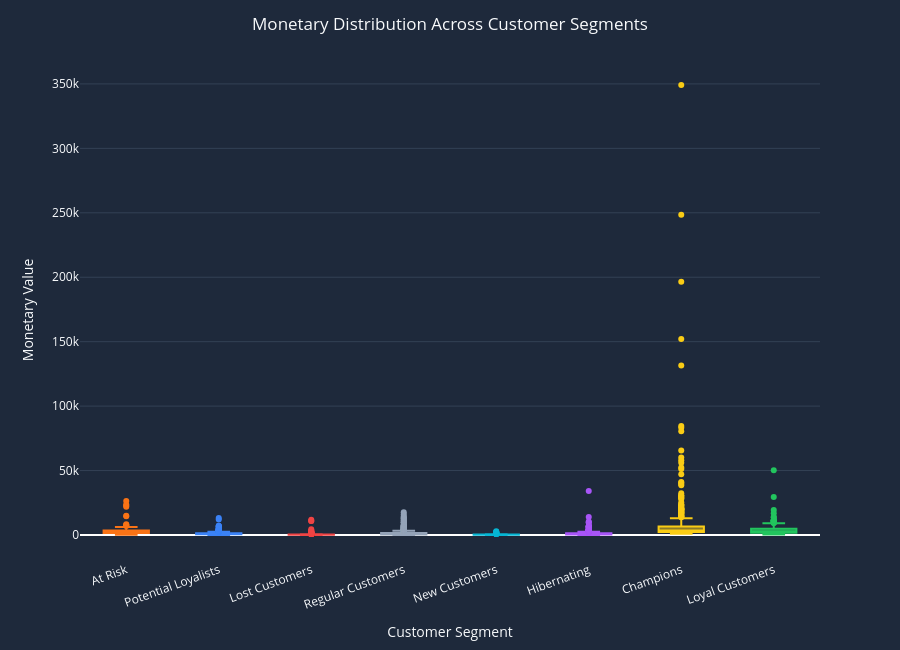

This figure's notebook cell:
### Code cell
# ==========================================
# Monetary Distribution by Segment
# ==========================================

box_fig = px.box(

    df,

    x="Segment",

    y="Monetary",

    color="Segment",

    color_discrete_map=SEGMENT_COLORS,

    points="outliers"

)

box_fig.update_traces(

    hovertemplate=

    "<b>%{x}</b><br>" +

    "Monetary : ₹ %{y:,.0f}<extra></extra>"

)

box_fig.update_layout(

    title="Monetary Distribution Across Customer Segments",

    title_x=0.5,

    paper_bgcolor=CARD,

    plot_bgcolor=CARD,

    font_color=TEXT,

    height=650,

    showlegend=False,

    xaxis_title="Customer Segment",

    yaxis_title="Monetary Value"

)

box_fig.update_xaxes(

    showgrid=False,

    tickangle=-20

)

box_fig.update_yaxes(

    gridcolor="#334155"

)

### Figure 1 — Plotly figure (JSON) as saved in the notebook; plotly's stock layout.template omitted (floating-point values rounded to 4 significant figures; data arrays with more than 128 entries replaced by an {"elided": "..."} marker saying what was removed)
{"data": [{"alignmentgroup": "True", "boxpoints": "outliers", "hovertemplate": "<b>%{x}</b><br>Monetary : ₹ %{y:,.0f}<extra></extra>", "legendgroup": "At Risk", "marker": {"color": "#F97316"}, "name": "At Risk", "notched": false, "offsetgroup": "At Risk", "orientation": "v", "showlegend": true, "type": "box", "x": ["At Risk", "At Risk", "At Risk", "At Risk", "At Risk", "At Risk", "At Risk", "At Risk", "At Risk", "At Risk", "At Risk", "At Risk", "At Risk", "At Risk", "At Risk", "At Risk", "At Risk", "At Risk", "At Risk", "At Risk", "At Risk", "At Risk", "At Risk", "At Risk", "At Risk", "At Risk", "At Risk", "At Risk", "At Risk", "At Risk", "At Risk", "At Risk", "At Risk", "At Risk", "At Risk", "At Risk", "At Risk", "At Risk", "At Risk", "At Risk", "At Risk", "At Risk", "At Risk", "At Risk", "At Risk", "At Risk", "At Risk", "At Risk", "At Risk", "At Risk", "At Risk", "At Risk", "At Risk", "At Risk", "At Risk", "At Risk", "At Risk", "At Risk", "At Risk", "At Risk", "At Risk", "At Risk", "At Risk", "At Risk", "At Risk", "At Risk", "At Risk", "At Risk", "At Risk", "At Risk", "At Risk", "At Risk", "At Risk", "At Risk", "At Risk", "At Risk", "At Risk", "At Risk", "At Risk", "At Risk", "At Risk", "At Risk", "At Risk", "At Risk", "At Risk", "At Risk", "At Risk", "At Risk", "At Risk", "At Risk", "At Risk", "At Risk", "At Risk", "At Risk", "At Risk"], "x0": " ", "xaxis": "x", "y": [372, 6951, 23691, 1828, 4195, 1575, 1404, 1988, 509, 1698, 2100, 3240, 4293, 2017, 1890, 299, 429, 1280, 2235, 7713, 746, 881, 2114, 753, 1508, 4057, 22710, 2919, 8421, 3084, 1175, 3543, 1974, 7568, 4619, 2012, 1351, 2761, 1060, 1641, 2365, 5496, 1388, 2965, 2310, 3961, 181, 6251, 4009, 1939, 3358, 1604, 4352, 3035, 1380, 2579, 14979, 1702, 810, 1113, 1970, 628, 1915, 2016, 2774, 2869, 1892, 2387, 2015, 2139, 3015, 1182, 3004, 3817, 2322, 4832, 2118, 6286, 970, 3040, 14556, 1030, 2542, 903, 2348, 1758, 26286, 2141, 288, 1898, 2282, 3681, 3374, 21964, 2059], "y0": " ", "yaxis": "y"}, {"alignmentgroup": "True", "boxpoints": "outliers", "hovertemplate": "<b>%{x}</b><br>Monetary : ₹ %{y:,.0f}<extra></extra>", "legendgroup": "Potential Loyalists", "marker": {"color": "#3B82F6"}, "name": "Potential Loyalists", "notched": false, "offsetgroup": "Potential Loyalists", "orientation": "v", "showlegend": true, "type": "box", "x": {"elided": "778 str values"}, "x0": " ", "xaxis": "x", "y": {"elided": "778 int values"}, "y0": " ", "yaxis": "y"}, {"alignmentgroup": "True", "boxpoints": "outliers", "hovertemplate": "<b>%{x}</b><br>Monetary : ₹ %{y:,.0f}<extra></extra>", "legendgroup": "Lost Customers", "marker": {"color": "#EF4444"}, "name": "Lost Customers", "notched": false, "offsetgroup": "Lost Customers", "orientation": "v", "showlegend": true, "type": "box", "x": {"elided": "889 str values"}, "x0": " ", "xaxis": "x", "y": {"elided": "889 int values"}, "y0": " ", "yaxis": "y"}, {"alignmentgroup": "True", "boxpoints": "outliers", "hovertemplate": "<b>%{x}</b><br>Monetary : ₹ %{y:,.0f}<extra></extra>", "legendgroup": "Regular Customers", "marker": {"color": "#94A3B8"}, "name": "Regular Customers", "notched": false, "offsetgroup": "Regular Customers", "orientation": "v", "showlegend": true, "type": "box", "x": {"elided": "850 str values"}, "x0": " ", "xaxis": "x", "y": {"elided": "850 int values"}, "y0": " ", "yaxis": "y"}, {"alignmentgroup": "True", "boxpoints": "outliers", "hovertemplate": "<b>%{x}</b><br>Monetary : ₹ %{y:,.0f}<extra></extra>", "legendgroup": "New Customers", "marker": {"color": "#06B6D4"}, "name": "New Customers", "notched": false, "offsetgroup": "New Customers", "orientation": "v", "showlegend": true, "type": "box", "x": {"elided": "258 str values"}, "x0": " ", "xaxis": "x", "y": {"elided": "258 int values"}, "y0": " ", "yaxis": "y"}, {"alignmentgroup": "True", "boxpoints": "outliers", "hovertemplate": "<b>%{x}</b><br>Monetary : ₹ %{y:,.0f}<extra></extra>", "legendgroup": "Hibernating", "marker": {"color": "#A855F7"}, "name": "Hibernating", "notched": false, "offsetgroup": "Hibernating", "orientation": "v", "showlegend": true, "type": "box", "x": {"elided": "721 str values"}, "x0": " ", "xaxis": "x", "y": {"elided": "721 int values"}, "y0": " ", "yaxis": "y"}, {"alignmentgroup": "True", "boxpoints": "outliers", "hovertemplate": "<b>%{x}</b><br>Monetary : ₹ %{y:,.0f}<extra></extra>", "legendgroup": "Champions", "marker": {"color": "#FACC15"}, "name": "Champions", "notched": false, "offsetgroup": "Champions", "orientation": "v", "showlegend": true, "type": "box", "x": {"elided": "469 str values"}, "x0": " ", "xaxis": "x", "y": {"elided": "469 int values"}, "y0": " ", "yaxis": "y"}, {"alignmentgroup": "True", "boxpoints": "outliers", "hovertemplate": "<b>%{x}</b><br>Monetary : ₹ %{y:,.0f}<extra></extra>", "legendgroup": "Loyal Customers", "marker": {"color": "#22C55E"}, "name": "Loyal Customers", "notched": false, "offsetgroup": "Loyal Customers", "orientation": "v", "showlegend": true, "type": "box", "x": {"elided": "254 str values"}, "x0": " ", "xaxis": "x", "y": {"elided": "254 int values"}, "y0": " ", "yaxis": "y"}], "layout": {"boxmode": "overlay", "font": {"color": "#F8FAFC"}, "height": 650, "legend": {"title": {"text": "Segment"}, "tracegroupgap": 0}, "margin": {"t": 60}, "paper_bgcolor": "#1E293B", "plot_bgcolor": "#1E293B", "showlegend": false, "title": {"text": "Monetary Distribution Across Customer Segments", "x": 0.5}, "xaxis": {"anchor": "y", "categoryarray": ["At Risk", "Potential Loyalists", "Lost Customers", "Regular Customers", "New Customers", "Hibernating", "Champions", "Loyal Customers"], "categoryorder": "array", "domain": [0, 1], "showgrid": false, "tickangle": -20, "title": {"text": "Customer Segment"}}, "yaxis": {"anchor": "x", "domain": [0, 1], "gridcolor": "#334155", "title": {"text": "Monetary Value"}}}}
